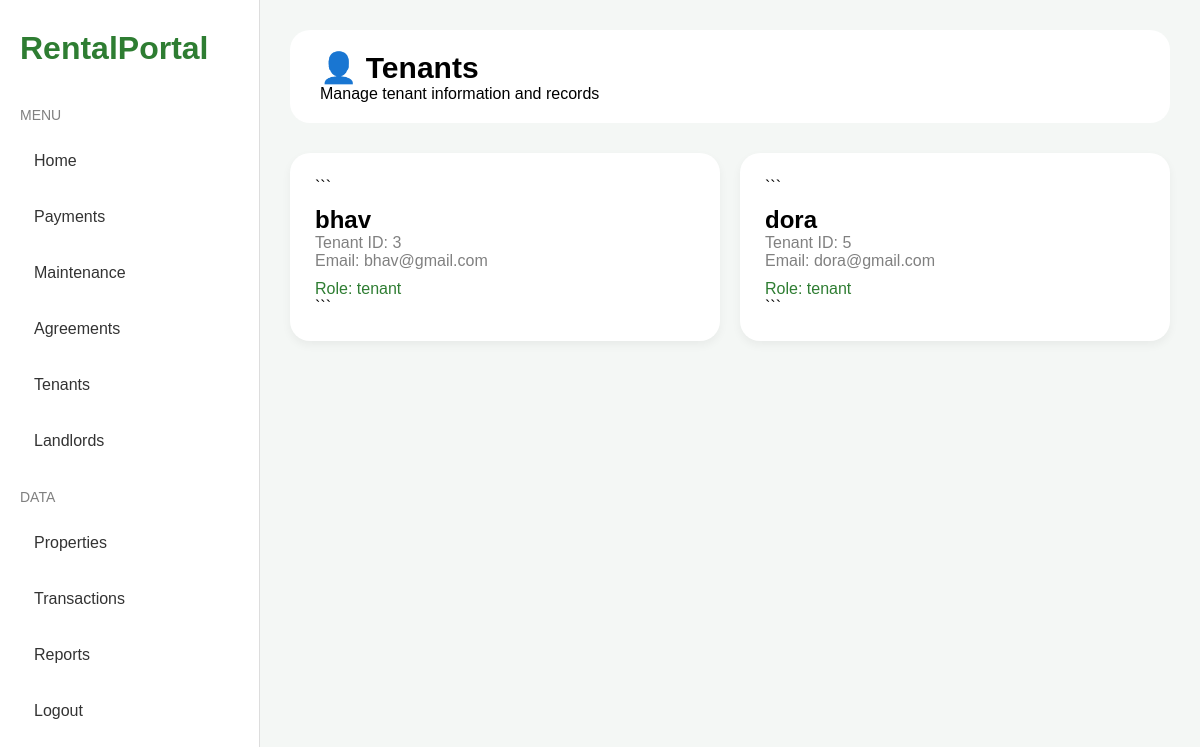
Screenshot of /tenants-page with the database file from the repository.
### models/user_model.py (models this page shows)
class User(db.Model):
    id = db.Column(db.Integer, primary_key=True)
    name = db.Column(db.String(100))
    email = db.Column(db.String(100))
    password = db.Column(db.String(100))
    role = db.Column(db.String(50))

### app.py (the view)
@app.route('/tenants-page')
def tenants_page():
    tenants = User.query.filter_by(role='tenant').all()
    return render_template(
        'tenants.html',
        tenants=tenants
    )

### templates/tenants.html
{% extends "base_dashboard.html" %}
{% block content %}
<div class="topbar">
    <div>
        <h1>👤 Tenants</h1>
        <p>Manage tenant information and records</p>
    </div>
</div>
<div class="cards">
{% for tenant in tenants %}
<div class="card">
```
<h2>{{ tenant.name }}</h2>
<p>
    Tenant ID: {{ tenant.id }}
</p>
<p>
    Email: {{ tenant.email }}
</p>
<div class="growth">
    Role: {{ tenant.role }}
</div>
```
</div>
{% endfor %}
</div>
{% endblock %}

### templates/base_dashboard.html (style rules this page uses)
* { margin:0; padding:0; box-sizing:border-box; font-family:Arial,sans-serif; }
body { background:#f4f7f5; display:flex; }
.topbar { background:white; padding:20px 30px; border-radius:20px; display:flex; justify-content:space-between; align-items:center; margin-bottom:30px; }
.topbar h1 { font-size:30px; }
.cards { display:grid; grid-template-columns:repeat(auto-fit,minmax(250px,1fr)); gap:20px; }
.card { background:white; padding:25px; border-radius:20px; box-shadow:0 4px 10px rgba(0,0,0,0.05); }
.card p { color:gray; }
.card h2 { margin-top:10px; }
.growth { margin-top:10px; color:#2e7d32; }

### rows the page displays
User: name "bhav", id "3", email "bhav@gmail.com", role "tenant"
User: name "dora", id "5", email "dora@gmail.com", role "tenant"
